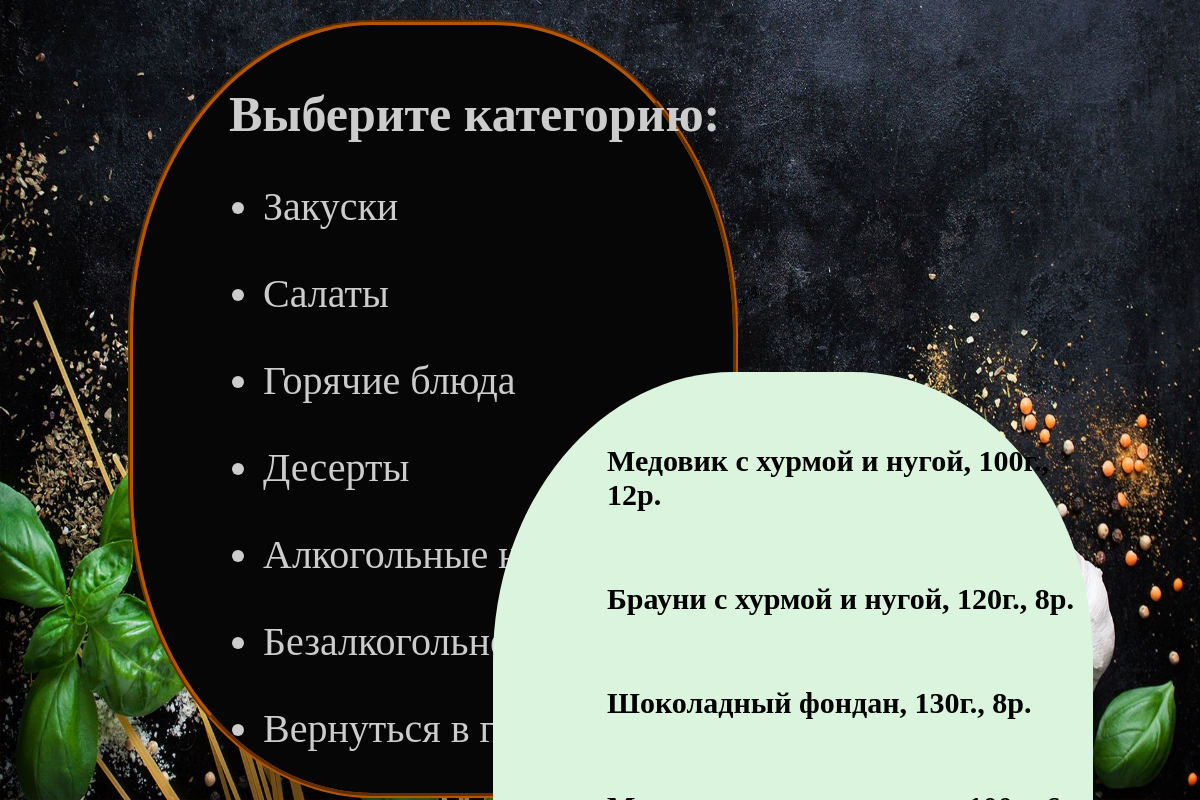
The page /menu/8/ on the database its author committed.
### your_menu/models.py (models this page shows, shortened)
class Category(models.Model):
    name = models.CharField(max_length=100, db_index=True, verbose_name="Категория")
    def __str__(self):
        return self.name
    def get_absolute_url(self):
        return reverse('show', kwargs={'post_id': self.id})
    class Meta:
        verbose_name = 'Категории'
        verbose_name_plural = 'Категории'
        ordering = ['id']

class Food(models.Model):
    title = models.CharField(max_length=255, verbose_name="Название", null=True)
    content = models.CharField(max_length=255, verbose_name="граммы", null=True)
    price = models.CharField(max_length=255, verbose_name="цена",null=True)
    cat = models.ForeignKey('Category', on_delete=models.PROTECT, verbose_name="Категории")
    class Meta:
        verbose_name = 'Блюда'
        verbose_name_plural = 'Блюда'
        ordering = ['id']

### your_menu/views.py (the view)
# urls.py: path('menu/<int:post_id>/', show_menu , name = 'show'),
def show_menu(request, post_id):
    post = Food.objects.select_related
    context = {
        "post": post,
        "post_id": post_id
    }
    return render(request, 'show_menu.html', context = context)

### your_menu/templatetags/menu_tags.py (called while the page is built)
@register.inclusion_tag('show_menu_tag.html')
def show_menu(cat_selected=0):
    menu = Category.objects.select_related
    return {"menu": menu, 'cat_selected': cat_selected}

### your_menu/templates/show_menu.html (shortened to what this page needs)
{% extends 'menu.html' %} {% block content %}
<div class="mainfood">
  {% for i in post %} {% if post_id == i.cat_id %}
  <div class="food">
    <h6>{{ i.title }}, {{ i.content }}, {{ i.price }}</h6>
  </div>
  {% endif %} {% endfor %} {% endblock %}

### your_menu/templates/show_menu_tag.html
<h1 style="color:#ccc">Выберите категорию:</h1>
{% for i in menu %}
<ul>
  <a href="{{ i.get_absolute_url }}"> <li style="color:#ccc">{{ i }}</li></a>
</ul>
{% endfor %}
<ul>
  <a href="{% url 'menu' %}"> <li style="color:#ccc">Вернуться в главное меню</li></a>
</ul>

### your_menu/static/your_menu/css/menu.css (style rules this page uses)
.mainmenu h1 { text-align: left; margin-left: 16%; margin-top: 10%; margin-bottom: 5%; font-size: 50px; }
.mainmenu ul { text-align: left; margin-left: 15%; font-size: 40px; }
.mainmenu a { text-decoration: none; }
.food { text-align: left; margin-left: 10%; }
.mainfood { margin-top: 12%; margin-left: 10%; }
.food h6 { font-size: 30px; }

### rows shown on the page
Category: name "Закуски"
Category: name "Салаты"
Category: name "Горячие блюда"
Category: name "Десерты"
Category: name "Алкогольные напитки"
Category: name "Безалкогольне напитки"
Food: title "Медовик с хурмой и нугой", content "100г.", price "12р."
Food: title "Брауни с хурмой и нугой", content "120г.", price "8р."
Food: title "Шоколадный фондан", content "130г.", price "8р."
